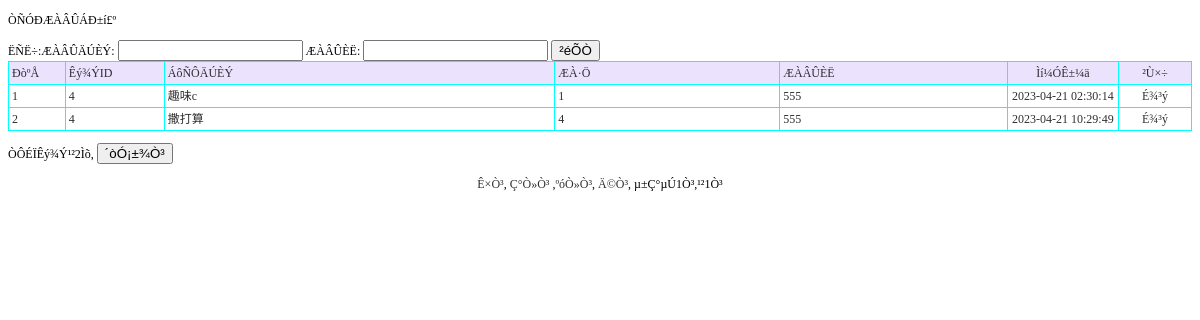
The app's page /pinglun_list.php?id=4&biao=shangpinxinxi with its own data.
### tables this page shows
CREATE TABLE `pinglun` (
  `ID` int(11) NOT NULL AUTO_INCREMENT,
  `wenzhangID` varchar(255) DEFAULT NULL,
  `pinglunneirong` varchar(1000) DEFAULT NULL,
  `pinglunren` varchar(255) DEFAULT NULL,
  `addtime` timestamp NULL DEFAULT CURRENT_TIMESTAMP ON UPDATE CURRENT_TIMESTAMP,
  `biao` varchar(50) DEFAULT NULL,
  `pingfen` int(11) DEFAULT NULL,
  PRIMARY KEY (`ID`)
);

### pinglun_list.php (the view, shortened to what this page needs)
<?php
$id=$_GET["id"];
$biao=$_GET["biao"];
?>
<!DOCTYPE html PUBLIC "-//W3C//DTD XHTML 1.0 Transitional//EN" "http://www.w3.org/TR/xhtml1/DTD/xhtml1-transitional.dtd">
<html xmlns="http://www.w3.org/1999/xhtml">
<head>
<title>ÆÀÂÛ</title><link rel="stylesheet" href="css.css" type="text/css">
</head>
<body>
<p>ÒÑÓÐÆÀÂÛÁÐ±í£º</p>
<form id="form1" name="form1" method="post" action="">
  ËÑË÷:ÆÀÂÛÄÚÈÝ:
  <input name="bh" type="text" id="bh" />
  ÆÀÂÛÈË:
  <input name="mc" type="text" id="mc" />
  <input type="submit" name="Submit" value="²éÕÒ" />
</form>
<table width="100%" border="1" align="center" cellpadding="3" cellspacing="1" bordercolor="#00FFFF" style="border-collapse:collapse">
  <tr>
    <td width="39" bgcolor="#EBE2FE">ÐòºÅ</td>
    <td width="73" bgcolor='#EBE2FE'>Êý¾ÝID</td>
    <td width="309" bgcolor='#EBE2FE'>ÁôÑÔÄÚÈÝ</td>
    <td width="175" bgcolor='#EBE2FE'>ÆÀ·Ö</td>
    <td width="177" bgcolor='#EBE2FE'>ÆÀÂÛÈË</td>
    <td width="83" align="center" bgcolor="#EBE2FE">Ìí¼ÓÊ±¼ä</td>
    <td width="52" align="center" bgcolor="#EBE2FE">²Ù×÷</td>
  </tr>
  <?php
    $sql="select * from pinglun where wenzhangID=$id and biao='$biao'";
  $sql=$sql." order by id desc";
$query=mysql_query($sql);
  $rowscount=mysql_num_rows($query);
  if($rowscount==0)
  {}
  else
  {
  $pagelarge=10;
  $pagecurrent=$_GET["pagecurrent"];
  if($rowscount%$pagelarge==0)
  {
		$pagecount=$rowscount/$pagelarge;
  }
  else
  {
   		$pagecount=intval($rowscount/$pagelarge)+1;
  }
  if($pagecurrent=="" || $pagecurrent<=0)
{
	$pagecurrent=1;
}
		$ddddd=$pagecurrent*$pagelarge;
	if($pagecurrent==$pagecount)
	{
		if($rowscount%$pagelarge==0)
		{
		$ddddd=$pagecurrent*$pagelarge;
		}
		else
		{
		$ddddd=$pagecurrent*$pagelarge-$pagelarge+$rowscount%$pagelarge;
		}
	}
	for($i=$pagecurrent*$pagelarge-$pagelarge;$i<$ddddd;$i++)
{
  ?>
  <tr>
    <td width="39"><?php
	echo $i+1;
?></td>
    <td><?php echo mysql_result($query,$i,wenzhangID);?></td><td><?php echo mysql_result($query,$i,pinglunneirong);?></td>
    <td><?php echo mysql_result($query,$i,pingfen);?></td>
    <td><?php echo mysql_result($query,$i,pinglunren);?></td>
    <td width="83" align="center"><?php
echo mysql_result($query,$i,"addtime");
?></td>
    <td width="52" align="center"><a href="del.php?id=<?php
		echo mysql_result($query,$i,"id");
	?>&tablename=pinglun" onclick="return confirm('ÕæµÄÒªÉ¾³ý£¿')">É¾³ý</a> </td>
  </tr>
  	<?php
	}
}
?>
</table>
<p>ÒÔÉÏÊý¾Ý¹²<?php
		echo $rowscount;
	?>Ìõ,
  <input type="button" name="Submit2" onclick="javascript:window.print();" value="´òÓ¡±¾Ò³" />
</p>
<p align="center"><a href="pinglun_list.php?pagecurrent=1">Ê×Ò³</a>, <a href="pinglun_list.php?pagecurrent=<?php echo $pagecurrent-1;?>">Ç°Ò»Ò³</a> ,<a href="pinglun_list.php?pagecurrent=<?php echo $pagecurrent+1;?>">ºóÒ»Ò³</a>, <a href="pinglun_list.php?pagecurrent=<?php echo $pagecount;?>">Ä©Ò³</a>, µ±Ç°µÚ<?php echo $pagecurrent;?>Ò³,¹²<?php echo $pagecount;?>Ò³ </p>
<p>&nbsp; </p>
</body>
</html>

### css.css (style rules this page uses)
A:link { color: #2f2f2f; text-decoration: none; }
td { font-family:"宋体"; font-size: 12px; color: #2f2f2f; line-height: 16px; }

### records on screen
pinglun: wenzhangID "4", pinglunneirong "趣味c", pingfen "1", pinglunren "555", addtime "2023-04-21 02:30:14"
pinglun: wenzhangID "4", pinglunneirong "撒打算", pingfen "4", pinglunren "555", addtime "2023-04-21 10:29:49"

### other values on screen
$rowscount "2"
$pagecurrent "1"
$pagecount "1"
